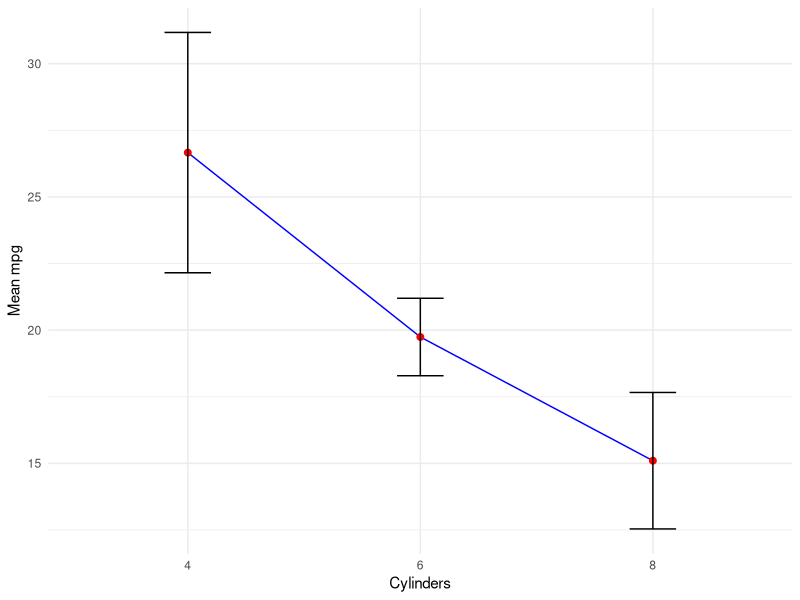
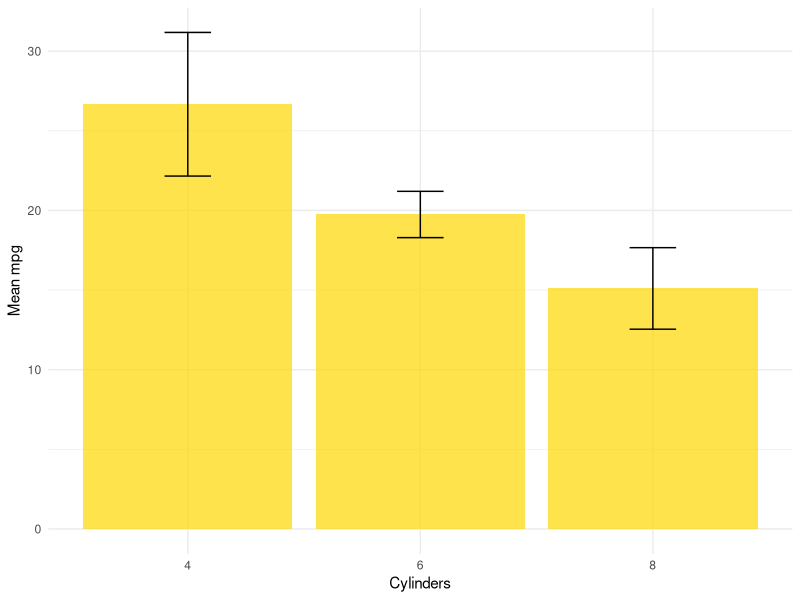
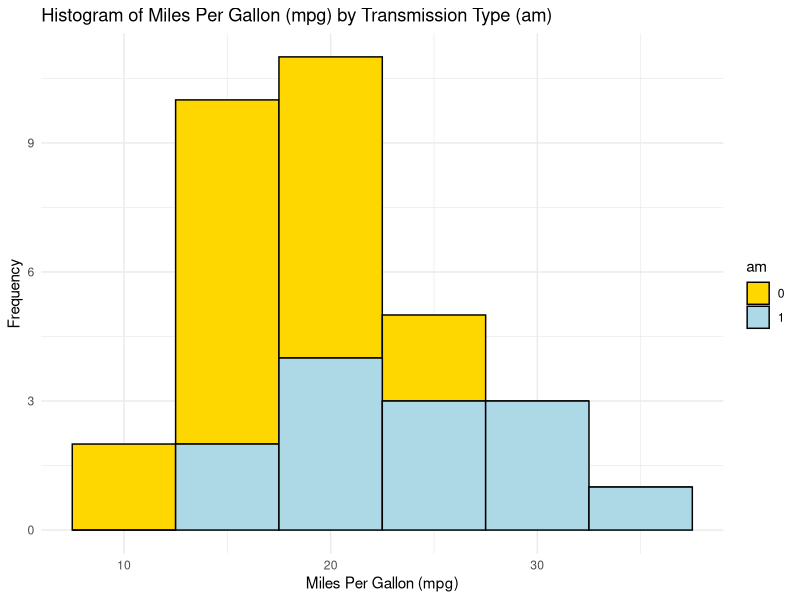
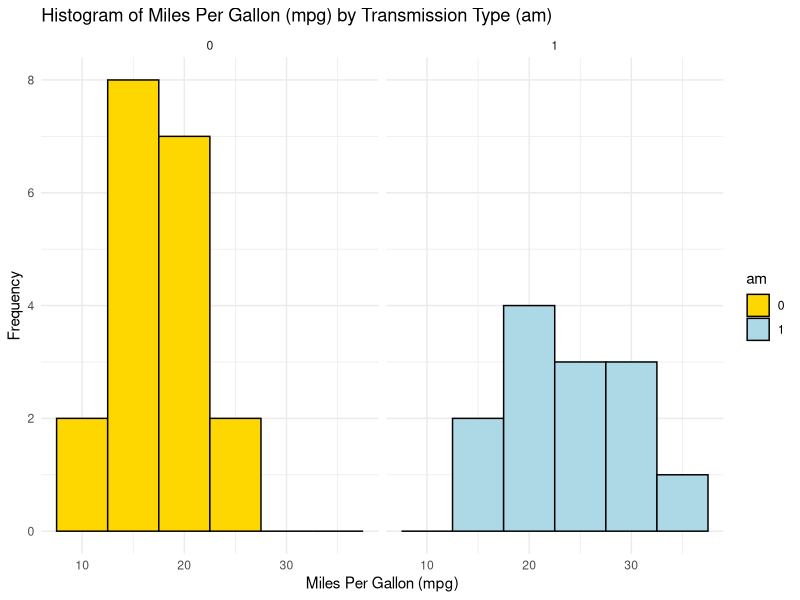
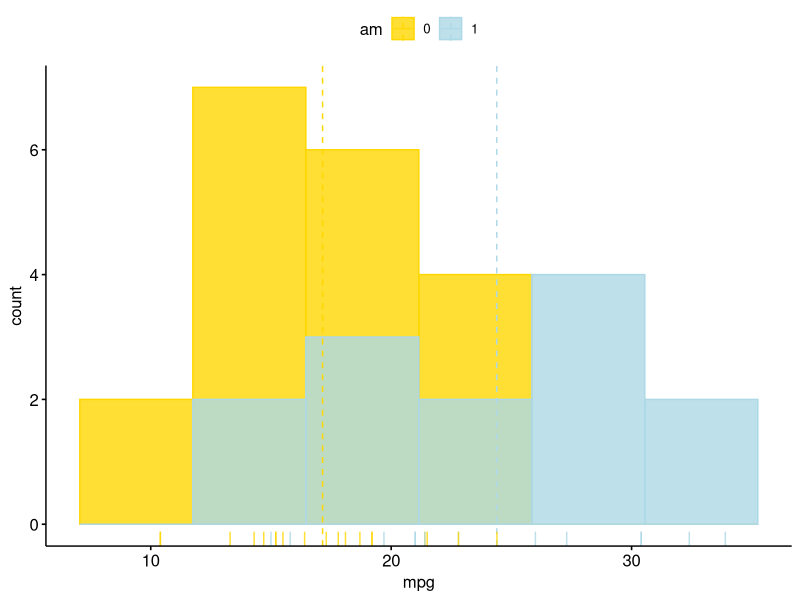
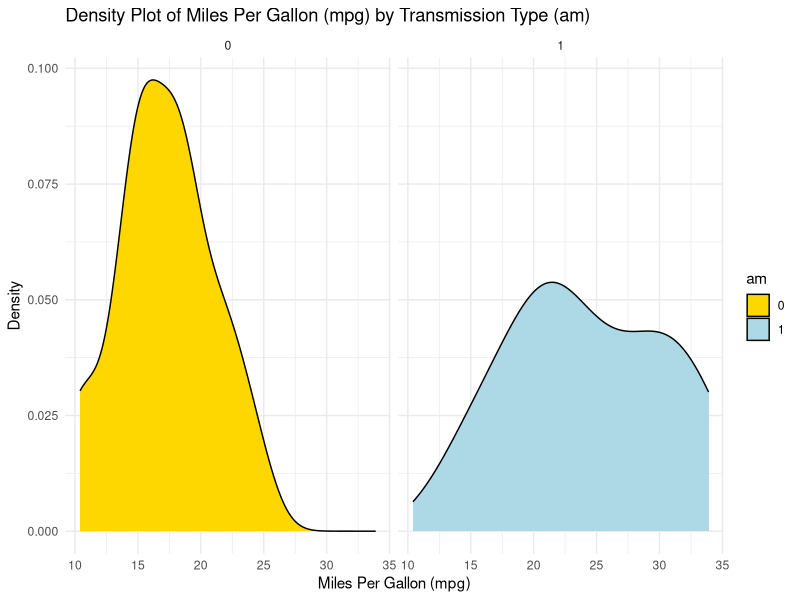
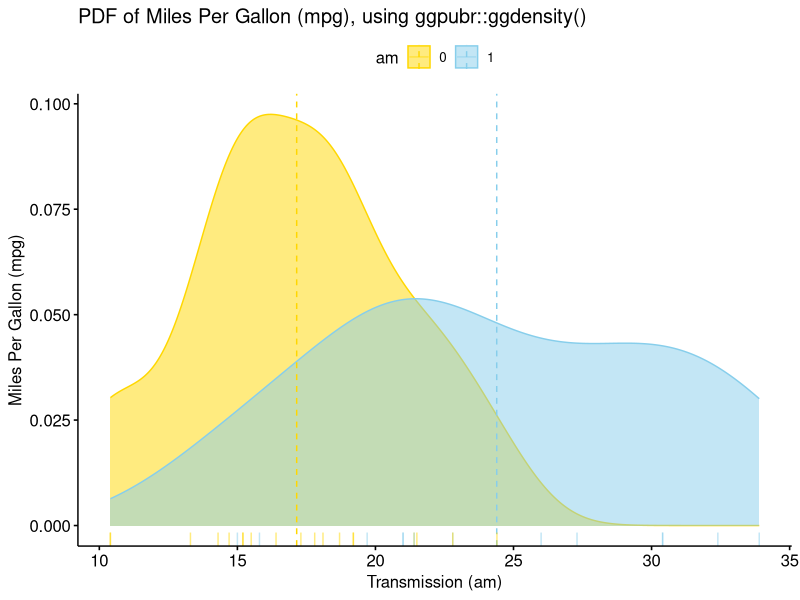
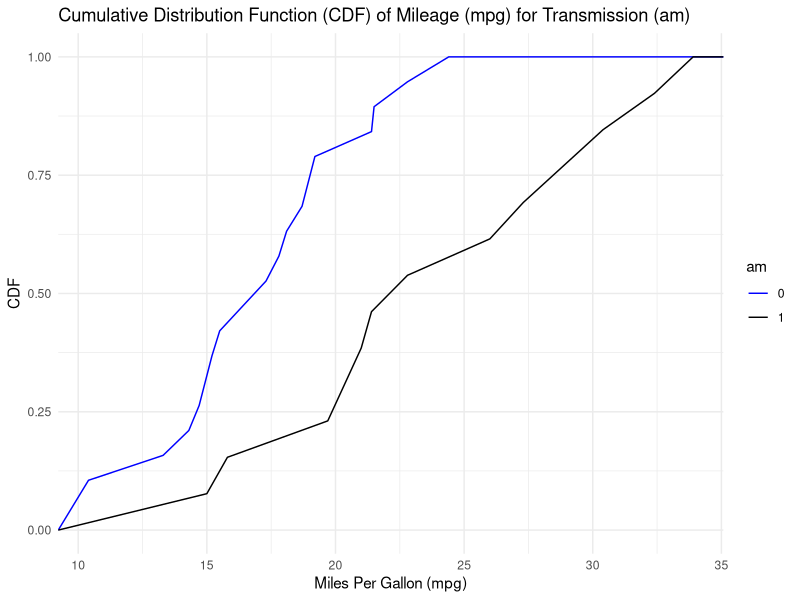

The R script that drew these images, in order:
## ---- chunk 1
# Load the required libraries, suppressing annoying startup messages
library(tibble) 
suppressPackageStartupMessages(library(dplyr))
# Read the mtcars dataset into a tibble called tb
data(mtcars)
tb <- as_tibble(mtcars)
# Convert several numeric columns into factor variables
tb$cyl <- as.factor(tb$cyl)
tb$vs <- as.factor(tb$vs)
tb$am <- as.factor(tb$am)
tb$gear <- as.factor(tb$gear)
# Directly access the data columns of tb, without tb$mpg
attach(tb)
## ---- chunk 2
library(dplyr)
s1 <- tb %>%
  group_by(cyl) %>%
  summarise(Mean_mpg = mean(mpg, na.rm = TRUE),
            SD_mpg = sd(mpg, na.rm = TRUE)) 
print(s1)
## ---- chunk 3
library(ggplot2)
ggplot(s1, 
       aes(x = cyl, y = Mean_mpg)) +
  geom_line(group=1, color = "blue") +
  geom_point(size = 2, color = "red") +
  geom_errorbar(aes(ymin = Mean_mpg - SD_mpg, 
                    ymax = Mean_mpg + SD_mpg), 
                width = .2, colour = "black") +
  labs(x = "Cylinders", y = "Mean mpg") +
  theme_minimal()

## ---- chunk 4
library(ggplot2)

# mpg plot
ggplot(s1, aes(x = cyl, y = Mean_mpg)) +
  geom_bar(stat = "identity", 
           fill = "gold", 
           alpha = 0.7) +
  geom_errorbar(aes(ymin = Mean_mpg - SD_mpg, 
                    ymax = Mean_mpg + SD_mpg), 
                width = .2) +
  labs(x = "Cylinders", y = "Mean mpg") +
  theme_minimal()
## ---- chunk 5
library(dplyr)
s3 <- tb %>%
  group_by(cyl) %>%
  summarise(
    Mean_mpg = mean(mpg, na.rm = TRUE),
    SD_mpg = sd(mpg, na.rm = TRUE),
    Mean_wt = mean(wt, na.rm = TRUE),
    SD_wt = sd(wt, na.rm = TRUE),
    Mean_hp = mean(hp, na.rm = TRUE),
    SD_hp = sd(hp, na.rm = TRUE)
    ) 
print(s3)
## ---- chunk 6
library(dplyr)
tb %>%
  group_by(cyl, am) %>%
  summarise(Mean_mpg = mean(mpg, na.rm = TRUE),
            SD_mpg = sd(mpg, na.rm = TRUE))
## ---- chunk 7
library(dplyr)
tb %>%
  group_by(am, cyl) %>%
  summarise(Mean_mpg = mean(mpg, na.rm = TRUE),
            SD_mpg = sd(mpg, na.rm = TRUE))
## ---- chunk 8
library(dplyr)
tb %>%
  group_by(am, cyl) %>%
  summarise(
    Mean_mpg = mean(mpg, na.rm = TRUE),
    SD_mpg = sd(mpg, na.rm = TRUE),
    Mean_wt = mean(wt, na.rm = TRUE),
    SD_wt = sd(wt, na.rm = TRUE),
    Mean_hp = mean(hp, na.rm = TRUE),
    SD_hp = sd(hp, na.rm = TRUE)
    ) 
## ---- chunk 9
ggplot(tb, aes(x = mpg, 
               fill = am)) +
  geom_histogram(binwidth = 5, color = "black") +
  scale_fill_manual(values = c("gold", "lightblue")) +
  theme_minimal() +
  labs(title = "Histogram of Miles Per Gallon (mpg) by Transmission Type (am)",
       x = "Miles Per Gallon (mpg)",
       y = "Frequency")
## ---- chunk 10
ggplot(tb, aes(x = mpg, 
               fill = am)) +
  geom_histogram(binwidth = 5, color = "black") +
  scale_fill_manual(values = c("gold", "lightblue")) +
  facet_wrap(~ am) +
  theme_minimal() +
  labs(title = "Histogram of Miles Per Gallon (mpg) by Transmission Type (am)",
       x = "Miles Per Gallon (mpg)",
       y = "Frequency")
## ---- chunk 11
library(ggpubr)
gghistogram(tb, 
            x = "mpg", 
            bins = 6,
            add = "mean", 
            rug = TRUE, 
            color = "am", 
            fill = "am", 
            alpha = 0.8,
            palette = c("gold", "lightblue"))
## ---- chunk 12
ggplot(tb, aes(x = mpg, 
               fill = am)) +
  geom_density(color = "black") +
  scale_fill_manual(values = c("gold", "lightblue")) +
  facet_wrap(~ am) +
  theme_minimal() +
  labs(title = "Density Plot of Miles Per Gallon (mpg) by Transmission Type (am)",
       x = "Miles Per Gallon (mpg)",
       y = "Density")

## ---- chunk 13
library(ggpubr)
ggdensity(tb, 
          x = "mpg", 
          color = "am" ,
          fill = "am",
          add = "mean",
          rug = TRUE,
          palette = c("gold", "skyblue"),
          title = "PDF of Miles Per Gallon (mpg), using ggpubr::ggdensity()",
          ylab = "Miles Per Gallon (mpg)",
          xlab = "Transmission (am)"
)
## ---- chunk 14
library(ggplot2)

# Create separate CDFs for 'am = 0' and 'am = 1'
ggplot(tb, aes(x = mpg, 
               color = factor(am))) +
  stat_ecdf(geom = "line") +
  scale_color_manual(values = c("blue", "black")) +
  labs(x = "Miles Per Gallon (mpg)", y = "CDF", 
       title = "Cumulative Distribution Function (CDF) of Mileage (mpg) for Transmission (am)",
       color = "am") +
  theme_minimal() 
## ---- chunk 15
library(ggplot2)

ggplot(tb, aes(x = cyl, 
               y = mpg)) +
  geom_boxplot(fill = c("gold","lightblue","lightpink"), 
               color = "black") +
  coord_flip() +
  labs(title = "Boxplot of Miles Per Gallon (mpg) by Cylinders",
       y = "Miles Per Gallon (mpg)",
       x = "Cylinders") +
  theme_minimal()
## ---- chunk 16
library(ggpubr)
ggboxplot(tb, 
          y = "mpg", 
          x = "cyl",
          color = "cyl",
          fill = "white",
          palette = c("black","blue","red"),
          shape = "cyl",
          orientation = "horizontal",
          add = "jitter", #jitter helps display the data points
          title = "Boxplot of Miles Per Gallon (mpg), using ggpubr::ggboxplot()",
          ylab = "Miles Per Gallon (mpg)",
          xlab = "Cylinders"
)
## ---- chunk 17
library(ggplot2)
library(ggbeeswarm)
# Create the beeswarm plot
ggplot(mtcars, 
       aes(x = factor(cyl), 
           y = mpg)) +
  geom_beeswarm() +
  labs(title = "Bee Swarm plot of Miles Per Gallon (mpg) by Cylinders",
       x = "Cylinders (cyl)",
       y = "Mileage (mpg)") +
  theme_minimal() +
  theme(panel.background = element_rect(fill = "lightblue"))
## ---- chunk 18
library(ggplot2)

ggplot(tb, aes(x = factor(cyl), 
               y = mpg)) +
  geom_violin(aes(fill = factor(cyl)), 
              color = "black") +
  scale_fill_manual(values = c("gold","lightblue","lightpink"), 
                    name = "Cylinders") +
  coord_flip() +
  labs(title = "Violin plot of Miles Per Gallon (mpg) by Cylinders",
       y = "Miles Per Gallon (mpg)",
       x = "Cylinders") +
  theme_minimal()
## ---- chunk 19
library(ggplot2)

ggplot(tb, aes(x = factor(cyl), 
               y = mpg)) +
  geom_violin(aes(fill = factor(cyl)), 
              color = "black") +
  scale_fill_manual(values = c("gold","lightblue","lightpink"), 
                    name = "Cylinders") +
  geom_boxplot(width=0.2, 
               fill="white") +
  coord_flip() +
  labs(title = "Violin plot of Miles Per Gallon (mpg) by Cylinders",
       y = "Miles Per Gallon (mpg)",
       x = "Cylinders") +
  theme_minimal()
